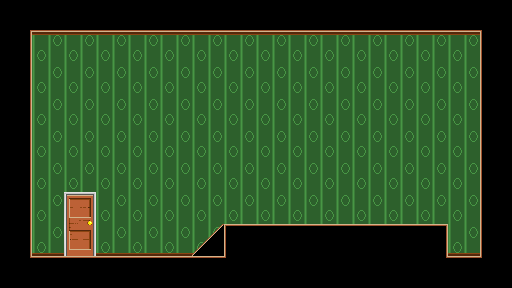

A 2D game scene composited from a Tiled map and its tileset images. What follows is a short description and the map's XML, with each tile layer's data collapsed to a summary:
An orthogonal 16x9 tile map with 32x32 px tiles, 2 tile layers (Background, Tiles) and 7 objects (5x CollisionSolid, CollisionSolidAngle, TransitionDoor).

<map version="1.2" tiledversion="1.2.4" orientation="orthogonal" renderorder="right-down" width="16" height="9" tilewidth="32" tileheight="32" infinite="0" nextlayerid="5" nextobjectid="11">
 <tileset firstgid="1" name="RoomTiles" tilewidth="32" tileheight="32" tilecount="25" columns="5">
  <image source="RoomTiles.png" width="160" height="160" />
 </tileset>
 <layer id="1" name="Background" width="16" height="9">
  <data>[144 cells, 144 non-empty, 16 distinct tile ids]</data>
 </layer>
 <layer id="4" name="Tiles" width="16" height="9">
  <data>[144 cells, 1 non-empty, 1 distinct tile ids]</data>
 </layer>
 <objectgroup color="#aa0000" id="2" name="CollisionMasks">
  <object id="2" name="CollisionSolid" x="0" y="256" width="512" height="32" />
  <object id="3" name="CollisionSolid" x="224" y="224" width="224" height="32" />
  <object id="4" name="CollisionSolid" x="0" y="0" width="512" height="32" />
  <object id="5" name="CollisionSolid" x="0" y="32" width="32" height="224" />
  <object id="6" name="CollisionSolid" x="480" y="32" width="32" height="224" />
  <object id="10" name="CollisionSolidAngle" x="192" y="224" width="32" height="32">
   <properties>
    <property name="Tilt" type="float" value="-1" />
   </properties>
  </object>
 </objectgroup>
 <objectgroup color="#ffff00" id="3" name="Transitions">
  <object id="8" name="TransitionDoor" x="64" y="192" width="32" height="64">
   <properties>
    <property name="MapID" value="DebugRoom4" />
    <property name="PlayerX" type="float" value="416" />
    <property name="PlayerY" type="float" value="128" />
   </properties>
  </object>
 </objectgroup>
</map>
